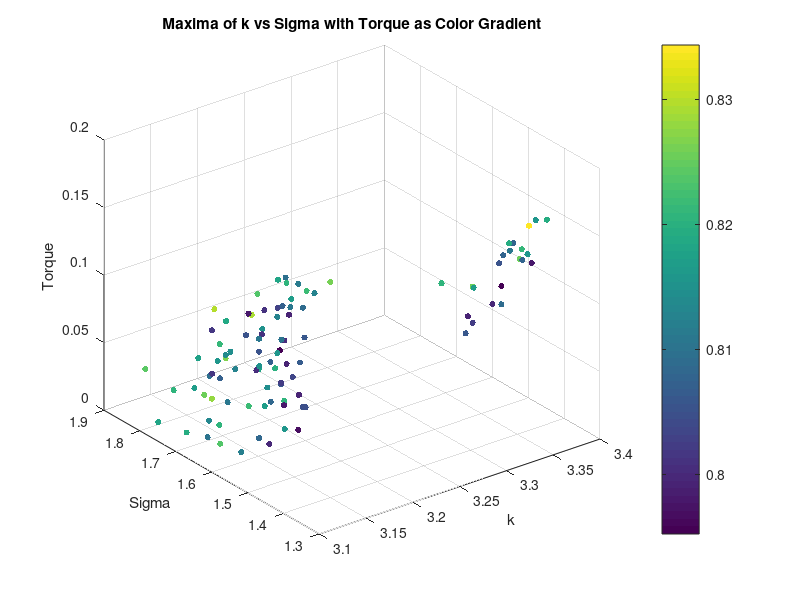
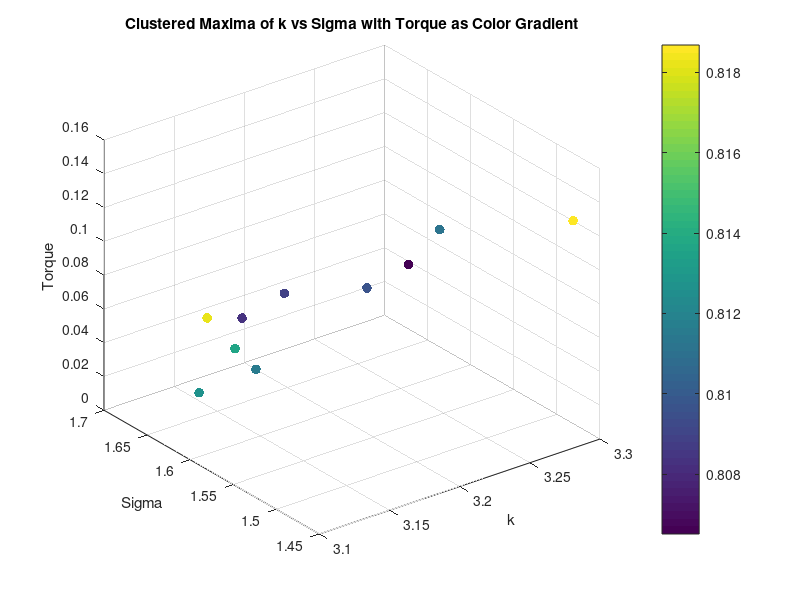
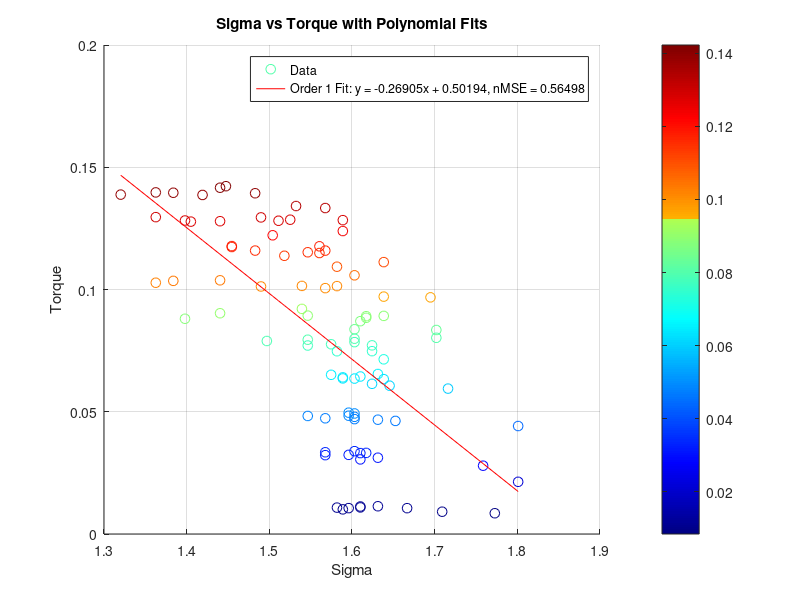
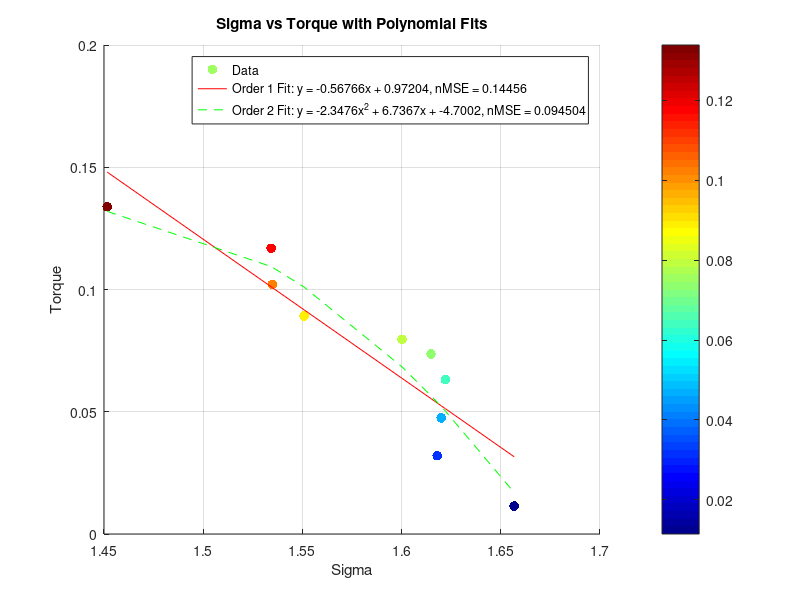

The MATLAB source for these figures, in order:
clear all;
close all;


%% Torque Analysis
load('maxima_data.mat');
scatter3(maxima_k, maxima_sigma, torque_values, 20, maxima_corr, 'filled');
xlabel('k');
ylabel('Sigma');
zlabel('Torque');
title('Maxima of k vs Sigma with Torque as Color Gradient');
colorbar;
grid on;
% K means clustering of torque into 10 clusters, taking mean of each cluster k, sigma and corr too
[cluster_idx, cluster_centers] = kmeans(torque_values', 10);
% Take the mean of each cluster
torque_means = zeros(10, 1);
sigma_means = zeros(10, 1);
k_means = zeros(10, 1);
corr_means = zeros(10, 1);
for i = 1:10
    torque_means(i) = mean(torque_values(cluster_idx == i));
    sigma_means(i) = mean(maxima_sigma(cluster_idx == i));
    k_means(i) = mean(maxima_k(cluster_idx == i));
    corr_means(i) = mean(maxima_corr(cluster_idx == i));
end
% Plot the clusters
figure;
scatter3(k_means, sigma_means, torque_means, 50, corr_means, 'filled');
xlabel('k');
ylabel('Sigma');
zlabel('Torque');
title('Clustered Maxima of k vs Sigma with Torque as Color Gradient');
colorbar;
grid on;
% Ensure data is sorted for polyfit
[sigma_sorted, sort_idx] = sort(maxima_sigma);
torque_sorted = torque_values(sort_idx);
% Display correlation between torque and sigma
disp('Correlation between Torque and Sigma:');
disp(corr(torque_sorted', sigma_sorted'));
% Display correlation between torque and sigma^2
disp('Correlation between Torque and Sigma^2:');
disp(corr(torque_sorted', sigma_sorted'.^2));
% Polyfit for sigma vs torque (order 1 and 2)
p1_sigma = polyfit(sigma_sorted, torque_sorted, 1);
% Calculate fitted values and normalized MSE for sigma vs torque
fitted_torque_p1_sigma = polyval(p1_sigma, sigma_sorted);
mse_p1_sigma = mean((torque_sorted - fitted_torque_p1_sigma).^2);
nmse_p1_sigma = mse_p1_sigma / var(torque_sorted);
% Display results for sigma vs torque
disp('Sigma vs Torque:');
disp(['Order 1 nMSE: ', num2str(nmse_p1_sigma)]);
%display correlation between torque and sigma
% Plot for sigma vs torque with polynomial fits (first instance)
figure;
scatter(sigma_sorted, torque_sorted, 50, torque_sorted,'DisplayName', 'Data');
% Create a custom colormap based on jet, excluding yellow/light orange
cmap = jet(256); % Get the jet colormap with 256 colors
cmap = cmap([1:140,180:256], :); % Keep only the first 200 colors, removing the yellow/light orange range
colormap(cmap); % Apply the custom colormap
colorbar; % Add a colorbar to indicate the mapping of color to torque_sorted values
hold on;
plot(sigma_sorted, fitted_torque_p1_sigma, '-r', 'DisplayName', ...
    ['Order 1 Fit: y = ', num2str(p1_sigma(1)), 'x + ', num2str(p1_sigma(2)), ...
    ', nMSE = ', num2str(nmse_p1_sigma)]);
xlabel('Sigma');
ylabel('Torque');
title('Sigma vs Torque with Polynomial Fits');
legend('show');
grid on;
% Ensure data is sorted for polyfit
[sigma_sorted, sort_idx] = sort(sigma_means);
torque_sorted = torque_means(sort_idx);
%Display correlation between torque and sigma
disp('Correlation between Torque and Sigma:');
disp(corr(torque_sorted, sigma_sorted));
%Display correlation between torque and sigma^2
disp('Correlation between Torque and Sigma^2:');
disp(corr(torque_sorted, sigma_sorted.^2));
% Polyfit for sigma vs torque (order 1 and 2)
p1_sigma = polyfit(sigma_sorted, torque_sorted, 1);
p2_sigma = polyfit(sigma_sorted, torque_sorted, 2);
% Calculate zitted values and normalized MSE for sigma vs torque
fitted_torque_p1_sigma = polyval(p1_sigma, sigma_sorted);
fitted_torque_p2_sigma = polyval(p2_sigma, sigma_sorted);
mse_p1_sigma = mean((torque_sorted - fitted_torque_p1_sigma).^2);
mse_p2_sigma = mean((torque_sorted - fitted_torque_p2_sigma).^2);
nmse_p1_sigma = mse_p1_sigma / var(torque_sorted);
nmse_p2_sigma = mse_p2_sigma / var(torque_sorted);
% Display results for sigma vs torque
disp('Sigma vs Torque:');
disp(['Order 1 nMSE: ', num2str(nmse_p1_sigma)]);
disp(['Order 2 nMSE: ', num2str(nmse_p2_sigma)]);
% Plot for sigma vs torque with polynomial fits (second instance)
figure;
scatter(sigma_sorted, torque_sorted, 50, torque_sorted, 'filled', 'DisplayName', 'Data');
colormap(jet); % High contrast colormap suitable for white background
colorbar; % Add a colorbar to indicate the mapping of color to torque_sorted values
hold on;
plot(sigma_sorted, fitted_torque_p1_sigma, '-r', 'DisplayName', ...
    ['Order 1 Fit: y = ', num2str(p1_sigma(1)), 'x + ', num2str(p1_sigma(2)), ...
    ', nMSE = ', num2str(nmse_p1_sigma)]);
plot(sigma_sorted, fitted_torque_p2_sigma, '--g', 'DisplayName', ...
    ['Order 2 Fit: y = ', num2str(p2_sigma(1)), 'x^2 + ', num2str(p2_sigma(2)), ...
    'x + ', num2str(p2_sigma(3)), ', nMSE = ', num2str(nmse_p2_sigma)]);
xlabel('Sigma');
ylabel('Torque');
title('Sigma vs Torque with Polynomial Fits');
legend('show');
grid on;

%% Diameter Analysis
% Saved as diameter_value, k_values(max_k_idx), sigma_values(max_sigma_idx), max_val
load('maxima_data_Diam.mat');

figure;
scatter3(maxima_matrix(:, 2), maxima_matrix(:, 3), maxima_matrix(:, 1), 50, maxima_matrix(:, 1), 'filled'); 
xlabel('k');
ylabel('Sigma');
zlabel('Diameter');
title('Maxima of k vs Sigma with Diameter as Color Gradient');
colorbar;
grid on;

% K vs d
% Ensure data is sorted for polyfit
[k_sorted, sort_idx] = sort(maxima_matrix(:, 2));
d_sorted = maxima_matrix(sort_idx, 1);
% Display correlation between d and k
disp('Correlation between Diameter and k:');
disp(corr(d_sorted, k_sorted));

%plot for k vs diam with polynomial fits
figure;
scatter(k_sorted, d_sorted, 50, d_sorted, 'filled', 'DisplayName', 'Data');
colormap(jet); % High contrast colormap suitable for white background
colorbar; % Add a colorbar to indicate the mapping of color to d_sorted values

hold on;
p1_k = polyfit(k_sorted, d_sorted, 1);
fitted_d_p1_k = polyval(p1_k, k_sorted);
mse_p1_k = mean((d_sorted - fitted_d_p1_k).^2);
nmse_p1_k = mse_p1_k / var(d_sorted);
disp('Diameter vs k:');
disp(['Order 1 nMSE: ', num2str(nmse_p1_k)]);
plot(k_sorted, fitted_d_p1_k, '-r', 'DisplayName', ...
    ['Order 1 Fit: y = ', num2str(p1_k(1)), 'x + ', num2str(p1_k(2)), ...
    ', nMSE = ', num2str(nmse_p1_k)]);
xlabel('k');
ylabel('Diameter');
title('k vs Diameter with Polynomial Fits');
legend('show');
